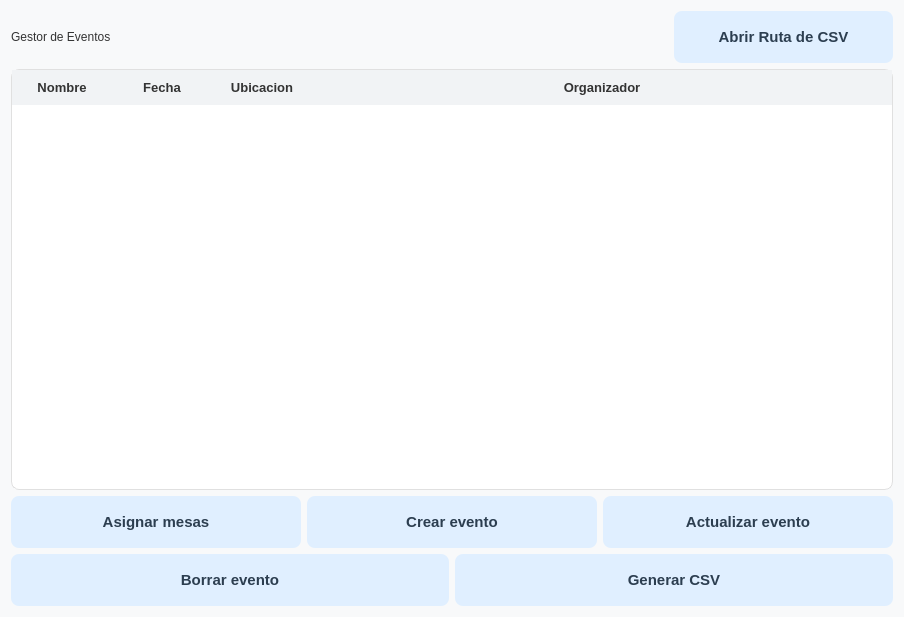
<?xml version="1.0" encoding="UTF-8"?>
<ui version="4.0">
 <class>MainWindow</class>
 <widget class="QWidget" name="MainWindow">
  <property name="geometry">
   <rect>
    <x>0</x>
    <y>0</y>
    <width>904</width>
    <height>617</height>
   </rect>
  </property>
  <property name="windowTitle">
   <string>Gestor de Eventos</string>
  </property>
  
  <property name="styleSheet">
   <string>
/* --- Estilo General --- */
QWidget {
    font-family: 'Segoe UI', 'Arial', 'sans-serif';
    background-color: #F8F9FA; /* Un blanco roto muy suave */
    color: #333333; /* Texto oscuro principal */
}

/* --- Títulos --- */
QLabel[objectName^="TitleLabel"] {
    font-size: 24pt;
    font-weight: bold;
    color: #2C3E50; /* Un azul oscuro */
    padding-bottom: 10px;
    background-color: transparent; /* Títulos sin fondo */
}

/* --- Botones Principales --- */
QPushButton {
    background-color: #E0EFFF; /* Azul pastel */
    color: #2C3E50;
    font-size: 11pt;
    font-weight: bold;
    border: none;
    border-radius: 8px; /* ¡ESQUINAS REDONDEADAS! */
    padding: 12px 18px;
    min-height: 28px;
}

QPushButton:hover {
    background-color: #C6DFFF; /* Un poco más oscuro al pasar el ratón */
}

QPushButton:pressed {
    background-color: #B0D0FF; /* Al presionar */
}

/* --- Botones de "Peligro" (Borrar) --- */
QPushButton[objectName="DeleteEvent_Btn"] { /* Específico para tu botón */
    background-color: #FFEBEE; /* Rosa pastel */
    color: #D32F2F; /* Rojo oscuro */
}

QPushButton[objectName="DeleteEvent_Btn"]:hover {
    background-color: #FFCDD2;
}

/* --- Tablas --- */
QTableWidget {
    background-color: #FFFFFF;
    border: 1px solid #E0E0E0;
    gridline-color: #E0E0E0; /* Color de la cuadrícula */
    border-radius: 8px; /* ESQUINAS REDONDEADAS */
}

/* --- Cabeceras de Tablas --- */
QHeaderView::section {
    background-color: #F1F3F5; /* Un gris muy claro para cabeceras */
    padding: 8px;
    border: none;
    font-weight: bold;
    font-size: 10pt;
}
   </string>
  </property>
  
  <layout class="QVBoxLayout" name="verticalLayout" stretch="0,10,0">
   <item>
    <layout class="QHBoxLayout" name="horizontalLayout" stretch="3,1">
     <item>
      <widget class="QLabel" name="TitleLabel_Dashboard">
       <property name="text">
        <string>Gestor de Eventos</string>
       </property>
      </widget>
     </item>
     <item>
      <widget class="QPushButton" name="OpenCSVPath_Btn">
       <property name="text">
        <string>Abrir Ruta de CSV</string>
       </property>
      </widget>
     </item>
    </layout>
   </item>
   <item>
    <layout class="QVBoxLayout" name="verticalLayout_2">
     <item>
      <widget class="QTableWidget" name="EventList_Table">
       <property name="selectionMode">
        <enum>QAbstractItemView::SingleSelection</enum>
       </property>
       <property name="selectionBehavior">
        <enum>QAbstractItemView::SelectRows</enum>
       </property>
       <attribute name="horizontalHeaderStretchLastSection">
        <bool>true</bool>
       </attribute>
       <column>
        <property name="text">
         <string>Nombre</string>
        </property>
       </column>
       <column>
        <property name="text">
         <string>Fecha</string>
        </property>
       </column>
       <column>
        <property name="text">
         <string>Ubicacion</string>
        </property>
       </column>
       <column>
        <property name="text">
         <string>Organizador</string>
        </property>
       </column>
      </widget>
     </item>
    </layout>
   </item>
   <item>
    <layout class="QVBoxLayout" name="verticalLayout_Botones">
     <item>
      <layout class="QHBoxLayout" name="horizontalLayout_Botones1">
       <item>
        <widget class="QPushButton" name="AssignTables_Btn">
         <property name="text">
          <string>Asignar mesas</string>
         </property>
        </widget>
       </item>
       <item>
        <widget class="QPushButton" name="CreateEvent_Btn">
         <property name="text">
          <string>Crear evento</string>
         </property>
        </widget>
       </item>
       <item>
        <widget class="QPushButton" name="UpdateEvent_Btn">
         <property name="text">
          <string>Actualizar evento</string>
         </property>
        </widget>
       </item>
      </layout>
     </item>
     <item>
      <layout class="QHBoxLayout" name="horizontalLayout_Botones2">
       <item>
        <widget class="QPushButton" name="DeleteEvent_Btn">
         <property name="text">
          <string>Borrar evento</string>
         </property>
        </widget>
       </item>
       <item>
        <widget class="QPushButton" name="GenerateCSV_Btn">
         <property name="text">
          <string>Generar CSV</string>
         </property>
        </widget>
       </item>
      </layout>
     </item>
    </layout>
   </item>
  </layout>
 </widget>
 <resources/>
 <connections/>
</ui>
